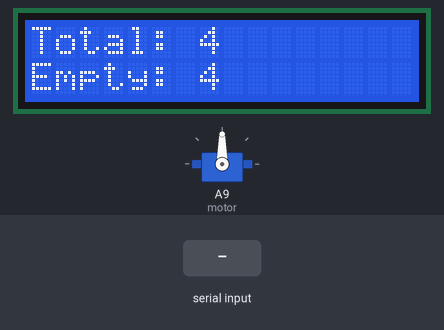
Recording of a sketch running on a simulated Arduino Mega 2560, built with avr-gcc and run on an emulated ATmega2560. Parts: 16×2 character LCD, servo. The inputs (shaded band) are chosen by the test bench.

Above: at 1.2 s.
1.3 s: byte 1 (1) received over Serial
At 4.5 s:
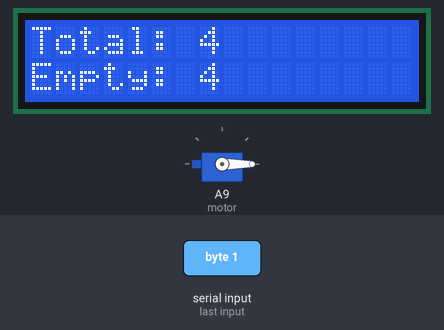
At 11.8 s:
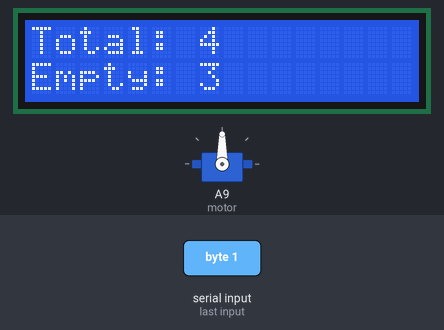
Timing chart, 0 to 12.1 s (numbered marks = the images above; inputs shaded):
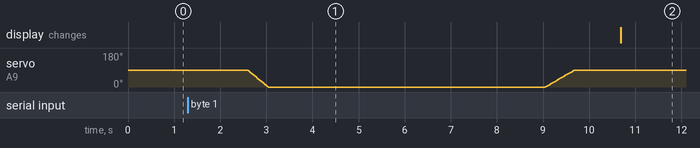

Measured:
- after the input at 1.3 s, the display: changes after 9.4 s (image 2)

The sketch:

parkinglot_bar_test.ino
```cpp
#include <LiquidCrystal.h>
#include <Servo.h>
LiquidCrystal lcd(A11, A10, A4, A5, A6, A7);
Servo motor;
int TOTAL = 4;
int count;
int empty;

void setup() {
  Serial.begin(9600);
  lcd.begin(16,2);
  motor.attach(A9);
  motor.write(90);
  lcd.clear();
  count = 0;
  empty = TOTAL - count;
}

void loop() {
  lcd.clear();
  lcd.print("Total: ");
  lcd.print(TOTAL);
  lcd.setCursor(0,1);
  lcd.print("Empty: ");
  lcd.print(empty);
  if(Serial.available()){
    count = Serial.read();
    if(count == 0 || empty != 0){
      if(count == 1){
        empty--;
        delay(500);
        for(int i=90; i>=0; i--){
        motor.write(i);
        delay(5);
        }
        delay(6000);
        for(int i=0; i<=90; i++){
          motor.write(i);
          delay(7);
        }
     }else if(count == 0){
      empty++;
     }
     if(empty > 4){
      empty = 4;
     }
    }
  }
  delay(1000);
}
```
